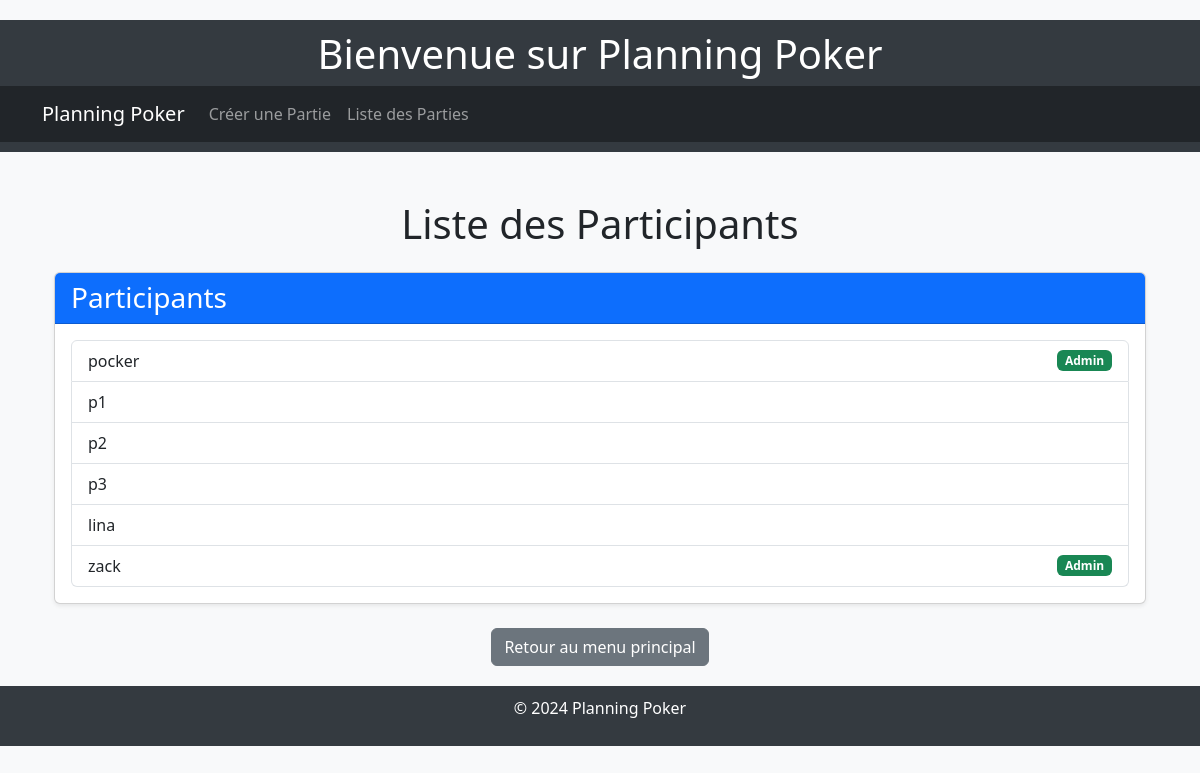
The app's page /lister_participants/, older data.
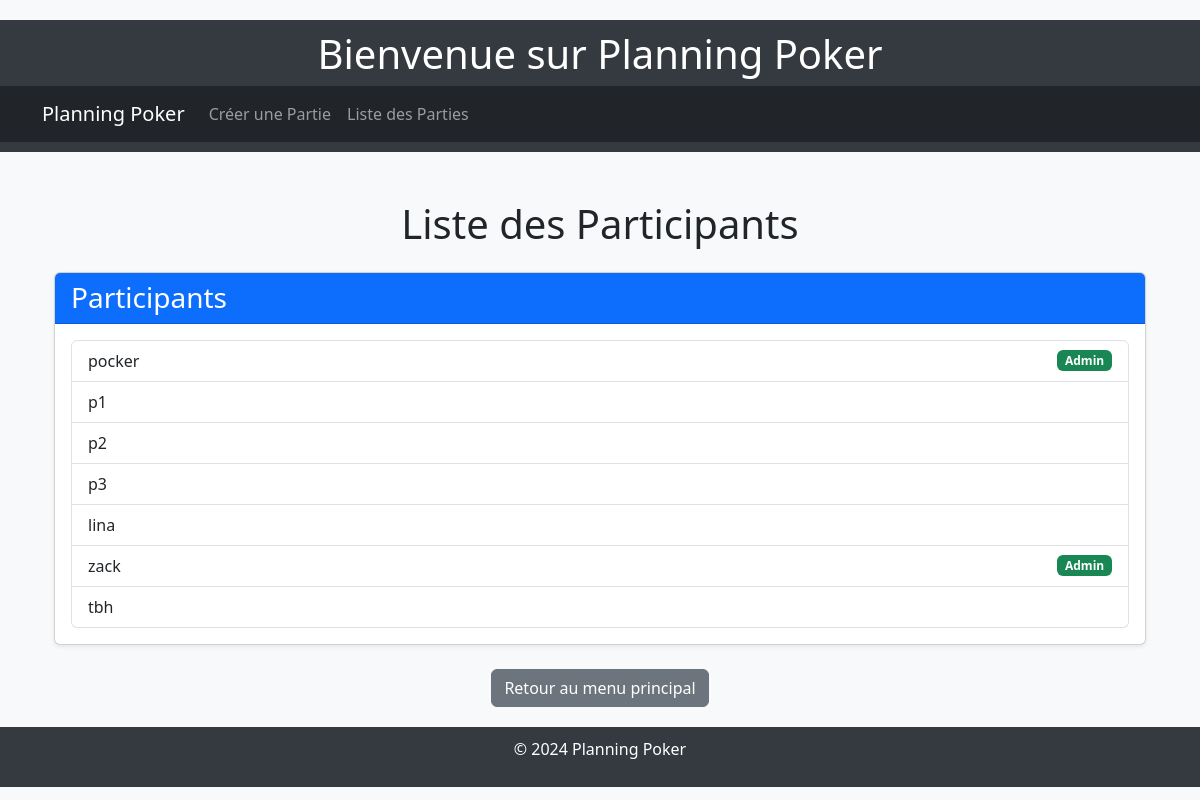
The same page, newer data.
### myapp/models.py (models this page shows, shortened)
class Participant(models.Model):
    pseudo = models.CharField(max_length=200, unique=True)
    est_admin = models.BooleanField(default=False)  # Pour déterminer si le joueur est admin

### myapp/views.py (the view)
# urls.py: path('lister_participants/', views.liste_participants, name='lister_participants'),  # Lister les participants
def liste_participants(request):
    participants = Participant.objects.all()
    return render(request, 'participants/liste_participants.html', {'participants': participants})

### myapp/templates/participants/liste_participants.html
{% extends 'base_generic.html' %}
{% block content %}
<div class="container mt-5">
    <h1 class="text-center mb-4">Liste des Participants</h1>
    <div class="card shadow-sm">
        <div class="card-header bg-primary text-white">
            <h3 class="mb-0">Participants</h3>
        </div>
        <div class="card-body">
            <ul class="list-group">
                {% for participant in participants %}
                    <li class="list-group-item d-flex justify-content-between align-items-center">
                        {{ participant.pseudo }}
                        {% if participant.est_admin %}
                            <span class="badge bg-success">Admin</span>
                        {% endif %}
                    </li>
                {% endfor %}
            </ul>
        </div>
    </div>
    <div class="text-center mt-4">
        <a href="{% url 'menu_principal' %}" class="btn btn-secondary">Retour au menu principal</a>
    </div>
</div>
{% endblock %}

Row changes from the older to the newer data that the page shows:
added Participant: pseudo "tbh"
